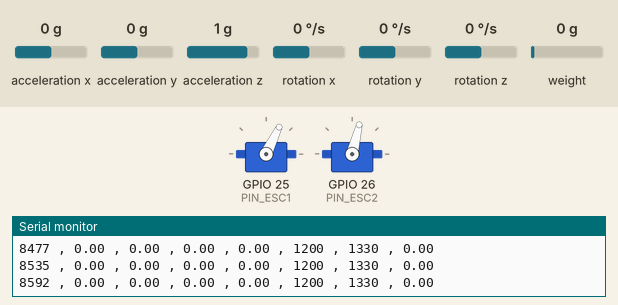
Bench run of a program on a simulated ESP32. Shown: 2 × servo, the last lines printed to the serial monitor. Wiring (inferred from the names in the program): MPU-6050 motion sensor at I2C address 0x68. The test bench sets the inputs (shaded band); at power-on: acceleration y 0 g, rotation x 0 °/s, acceleration x 0 g, acceleration z 1 g, rotation y 0 °/s, rotation z 0 °/s, weight on the scale 0 g.

Above: at 8.6 s.
8.7 s: acceleration y set to 0.8 g
At 8.93 s:
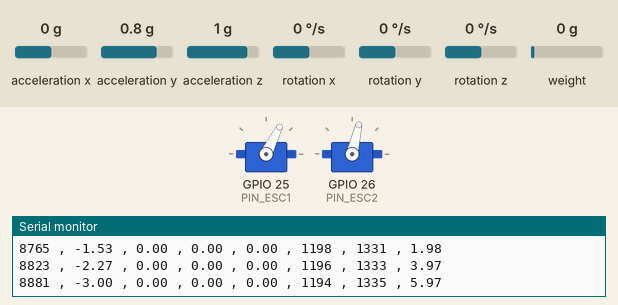
11.7 s: rotation x set to 192 °/s
At 14.3 s:
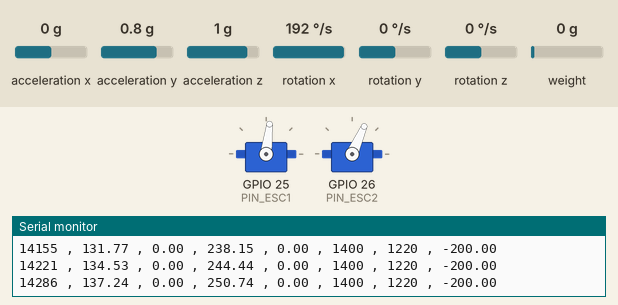
14.7 s: rotation x set to -100 °/s
17.7 s: acceleration x set to -1.4 g
At 20.1 s:
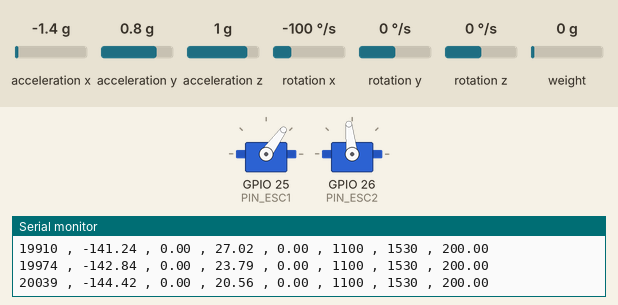
Timing chart, 0 to 21.6 s (numbered marks = the images above; inputs shaded):
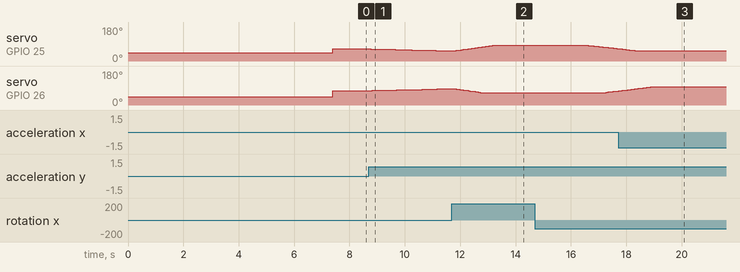

Measured:
- after the input at 8.7 s, servo on GPIO 25 (PIN_ESC1): moves from 64° to 54° over 2.7 s, starting after 0.06 s; servo on GPIO 26 (PIN_ESC2): moves from 76° to 86° over 2.7 s, starting after 0.12 s
- after the input at 11.7 s, servo on GPIO 25 (PIN_ESC1): moves from 54° to 83° over 1.3 s, starting after 0.16 s
- after the input at 14.7 s, servo on GPIO 25 (PIN_ESC1): moves from 83° to 66° over 1.0 s, starting after 1.9 s; servo on GPIO 26 (PIN_ESC2): moves from 66° to 74° over 0.39 s, starting after 2.6 s
- after the input at 17.7 s, servo on GPIO 25 (PIN_ESC1): goes on until 18.4 s, then stays 54°; servo on GPIO 26 (PIN_ESC2): goes on until 18.9 s, then stays 96°

The program:

main.cpp
```cpp
/*
 * This ESP32 code is created by esp32io.com
 *
 * This ESP32 code is released in the public domain
 *
 * For more detail (instruction and wiring diagram), visit https://esp32io.com/tutorials/esp32-servo-motor-controlled-by-potentiometer
 */


#include <Arduino.h>
#include <Wire.h>
#include <HX711_ADC.h>
#include <ESP32Servo.h>
#include <PID_v1.h>


// IMU setup
int16_t Acc_raw_X, Acc_raw_Y, Acc_raw_Z;
int16_t Gyro_raw_X, Gyro_raw_Y, Gyro_raw_Z;
float AccX, AccY, AccZ, GyroX, GyroY, GyroZ;
float GyroX_calib, GyroY_calib, GyroZ_calib;
float AccX_calib, AccY_calib, AccZ_calib;

// long unsigned elapsedTime, time, timePrev;
long unsigned prev_time_mpu, dt_mpu;
float rad_to_deg = 180 / 3.141592654;
float Acc_angle[3];
float Gyro_angle[3] = {0, 0, 0};
float Total_angle[3] = {0, 0, 0};
int i;

// Serial configuration parameters
unsigned long curr_time = 0, prev_time_com = 0, dt_com = 50000; // time interval in us

// Loadcell setup
#define LOADCELL_DT_PIN 16
#define LOADCELL_SCK_PIN 4

// motor setup
#define PIN_ESC1         25 // ESP32 pin GPIO26 onnected to servo motor
#define PIN_ESC2         26 // ESP32 pin GPIO26 onnected to servo motor

// ESC
Servo esc1;  // create servo object to control a servo
Servo esc2;

int throttleValue1 = 0; // variable to store the servo position
int angle1 = 0; // variable to store the angle of the potentiometer

int throttleValue2 = 0; // variable to store the servo position
int angle2 = 0; // variable to store the angle of the potentiometer

#define PIN_POTENTIOMETER1 36 // ESP32 pin GPIO36 (ADC0) onnected to potentiometer
#define PIN_POTENTIOMETER2 39 // ESP32 pin GPIO36 (ADC0) onnected to potentiometer

#define calibration_factor 460 // Depends on the load cell

// PID configuration parameters
double kp = 2.50, ki = 1.25, kd = 0, input = 0, output = 0, setpoint = 0;
PID myPID(&input, &output, &setpoint, kp, ki, kd, DIRECT);

HX711_ADC scale(LOADCELL_DT_PIN, LOADCELL_SCK_PIN);

// #define calibration_factor 460 // Depends on the load cell

volatile boolean newDataReady;

float loadcell_data; // measurement from the loadcell in gr

// serial configuration parameters
// unsigned long curr_time = 0, prev_time = 0, dt = 50000; // time interval in us

void dataReadyISR();
void SerialDataWrite();
void gyro_signals();
void acc_signals();
float floatMap(float, float, float, float, float);

void setup()
{
  Serial.begin(9600);

  // ESC & motor setup
  esc1.attach(PIN_ESC1); // (pin, min pulse width, max pulse width in microseconds)
  esc1.writeMicroseconds(1000); // Initialize the ESC at minimum throttle (adjust if needed)

  // ESC & motor setup
  esc2.attach(PIN_ESC2); // (pin, min pulse width, max pulse width in microseconds)
  esc2.writeMicroseconds(1000); // Initialize the ESC at minimum throttle (adjust if needed)

  myPID.SetMode(AUTOMATIC);
  myPID.SetSampleTime(50); // Set the sample time for the PID control
  myPID.SetOutputLimits(-200, 200);

  while (!Serial)
    ;

  // Loadcell Setup
  scale.begin();
  scale.start(2000, true);
  scale.setCalFactor(calibration_factor);
  pinMode(LOADCELL_DT_PIN, INPUT);
  attachInterrupt(digitalPinToInterrupt(LOADCELL_DT_PIN), dataReadyISR, FALLING);

  // MPU Setup and Calibration
  Wire.setClock(400000); // set wire clock to the max (400kHz)
  Wire.begin();          // Start the wire comunication
  // delay(100);
  Wire.beginTransmission(0x68); // Start the communication with the MPU6050
  Wire.write(0x6B);             // Start the gyro in power mode
  Wire.write(0x00);             // Set the requested starting register
  Wire.endTransmission();       // End the transmission

  // MPU6050 Gyro Calibration
  // Serial.println("Begin MPU Gyro Calibration");
  for (i = 0; i < 2000; i++)
  {
    gyro_signals();
    GyroX_calib += GyroX;
    GyroY_calib += GyroY;
    GyroZ_calib += GyroZ;
  }
  GyroX_calib /= 2000;
  GyroY_calib /= 2000;
  GyroZ_calib /= 2000;
  // MPU6050 Acc Calibration
  // Serial.println("Begin MPU Acc  Calibration");
  for (i = 0; i < 2000; i++)
  {
    acc_signals();
    AccX_calib += AccX;
    AccY_calib += AccY;
    AccZ_calib += AccZ;
  }
  // For the calibration of the accelerometer, check what is the direction of the MPU. For me g is in the negative X-axis
  // Because the gravitational acceleration should not be part of the calibration
  AccX_calib = AccX_calib / 2000 - 1;
  AccY_calib = AccY_calib / 2000;
  AccZ_calib = AccZ_calib / 2000;

  // Serial.println("MPU calibrated. Press any key to start the main program.");
  // while (!Serial.available());
  Serial.read();
}

void loop()
{
  // Loadcell
  if (newDataReady)
  {
    newDataReady = 0;
    loadcell_data = scale.getData();
  }

  // MPU
  curr_time = micros();
  gyro_signals(); // Get gyro data GyroX, GyroY, GyroZ
  acc_signals();  // Get acc data AccX, AccY, AccZ

  GyroX -= GyroX_calib;
  GyroY -= GyroY_calib;
  GyroZ -= GyroZ_calib;
  AccX -= AccX_calib;
  AccY -= AccY_calib;
  AccZ -= AccZ_calib;

  dt_mpu = (curr_time - prev_time_mpu);
  prev_time_mpu = curr_time;

  Acc_angle[1] = atan2(AccZ, sqrt(pow(AccY, 2) + pow(AccX, 2))) * rad_to_deg;
  Acc_angle[2] = atan2(-AccY, sqrt(pow(AccX, 2) + pow(AccZ, 2))) * rad_to_deg;

  Gyro_angle[0] += GyroX * dt_mpu / 1000000;
  Gyro_angle[1] += GyroY * dt_mpu / 1000000;
  Gyro_angle[2] += GyroZ * dt_mpu / 1000000;

  Total_angle[0] = Gyro_angle[0];
  Total_angle[1] = .98 * (Total_angle[1] + GyroY * dt_mpu / 1000000) + .02 * Acc_angle[1];
  Total_angle[2] = .98 * (Total_angle[2] + GyroX * dt_mpu / 1000000) + .02 * Acc_angle[2];

  // Serial write
  curr_time = micros();
  if (curr_time - prev_time_com >= dt_com)
  {
    prev_time_com += dt_com;
    SerialDataWrite();
  }

  // input = Total_angle[2]; // Update the PID input
  // myPID.Compute();       // Calculate new output

  // // potentiometer control
  // int analogValue1 = analogRead(PIN_POTENTIOMETER1);
  // throttleValue1 = map(analogValue1, 0, 4095, 1000, 2000); // exact writing value to esc
  // angle1 = map(analogValue1, 0, 4095, 0, 270); // just for display the angle of potentionmeter
  // esc1.writeMicroseconds(throttleValue1);

  // // -----------------------------

  // int analogValue2 = analogRead(PIN_POTENTIOMETER2);
  // throttleValue2 = map(analogValue2, 0, 4095, 1000, 2000); // exact writing value to esc
  // angle2 = map(analogValue2, 0, 4095, 0, 270); // just for display the angle of potentionmeter
  // esc2.writeMicroseconds(throttleValue2);


  // --------------------success
  input = Total_angle[2]; // Yaw angle as input for PID
  myPID.Compute();       // Calculate new output

  // Calculate throttle values for each motor
  throttleValue1 = 1200 - output; // Adjust this as needed based on your system //left motor
  throttleValue2 = 1330 + output; // Adjust this as needed based on your system //right motor

  // Make sure throttle values are within acceptable bounds (e.g., 1000 to 2000)
  throttleValue1 = constrain(throttleValue1, 1100, 1800); // deadzone of the motor 1 is below 1100
  throttleValue2 = constrain(throttleValue2, 1220, 1800); //

  // Set throttle values for each motor
  esc1.writeMicroseconds(throttleValue1); // Motor 1
  esc2.writeMicroseconds(throttleValue2); // Motor 2


}

void SerialDataWrite()
{
  // Serial.print("Current time: ");
  Serial.print(curr_time / 1000);
  Serial.print(" , ");
  // Serial.print("R: ");
  Serial.print(Total_angle[2]);
  Serial.print(" , ");
  // Serial.print("P: ");
  Serial.print(Total_angle[1]);
  Serial.print(" , ");
  // Serial.print("Y: ");
  Serial.print(Total_angle[0]);
  Serial.print(" , ");
  // Serial.print("Loadcell: ");
  Serial.print(loadcell_data);
  Serial.print(" , ");
  // Serial.print("Throttle 1: ");
  Serial.print(throttleValue1);
  Serial.print(" , ");
  // Serial.print("Throttle 2: ");
  Serial.print(throttleValue2);
  Serial.print(" , ");
  // Serial.print("Ouput: ");
  Serial.println(output);
}

void gyro_signals(void)
{
  Wire.beginTransmission(0x68); // Start the communication with the MPU6050
  Wire.write(0x1A);             // Enable Low-pass filter
  Wire.write(0x05);
  Wire.endTransmission(); // End Transmission
  Wire.beginTransmission(0x68);
  Wire.write(0x1B); // Change Gyro sensitivity
  Wire.write(0x8);
  Wire.endTransmission();
  Wire.beginTransmission(0x68); // Access register storing Gyro data
  Wire.write(0x43);
  Wire.endTransmission();
  Wire.requestFrom(0x68, 6); // Read the Gyro data
  Gyro_raw_X = Wire.read() << 8 | Wire.read();
  Gyro_raw_Y = Wire.read() << 8 | Wire.read();
  Gyro_raw_Z = Wire.read() << 8 | Wire.read();
  GyroX = (float)Gyro_raw_X / 131.0;
  GyroY = (float)Gyro_raw_Y / 131.0;
  GyroZ = (float)Gyro_raw_Z / 131.0;
}

void acc_signals(void)
{
  Wire.beginTransmission(0x68); // Start the communication with the MPU6050
  Wire.write(0x1A);             // Enable Low-pass filter
  Wire.write(0x05);             // Enable Low-pass filter - 10Hz-ish
  Wire.endTransmission();       // End Transmission
  Wire.beginTransmission(0x68);
  Wire.write(0x3B); // Access register storing Acc data
  Wire.endTransmission();
  Wire.requestFrom(0x68, 6); // Read the Acc data
  Acc_raw_X = Wire.read() << 8 | Wire.read();
  Acc_raw_Y = Wire.read() << 8 | Wire.read();
  Acc_raw_Z = Wire.read() << 8 | Wire.read();
  AccX = (float)Acc_raw_X / 16384.0;
  AccY = (float)Acc_raw_Y / 16384.0;
  AccZ = (float)Acc_raw_Z / 16384.0;
}

float floatMap(float x, float in_min, float in_max, float out_min, float out_max)
{
  return (x - in_min) * (out_max - out_min) / (in_max - in_min) + out_min;
}

void dataReadyISR()
{
  if (scale.update())
    newDataReady = 1;
}
```
